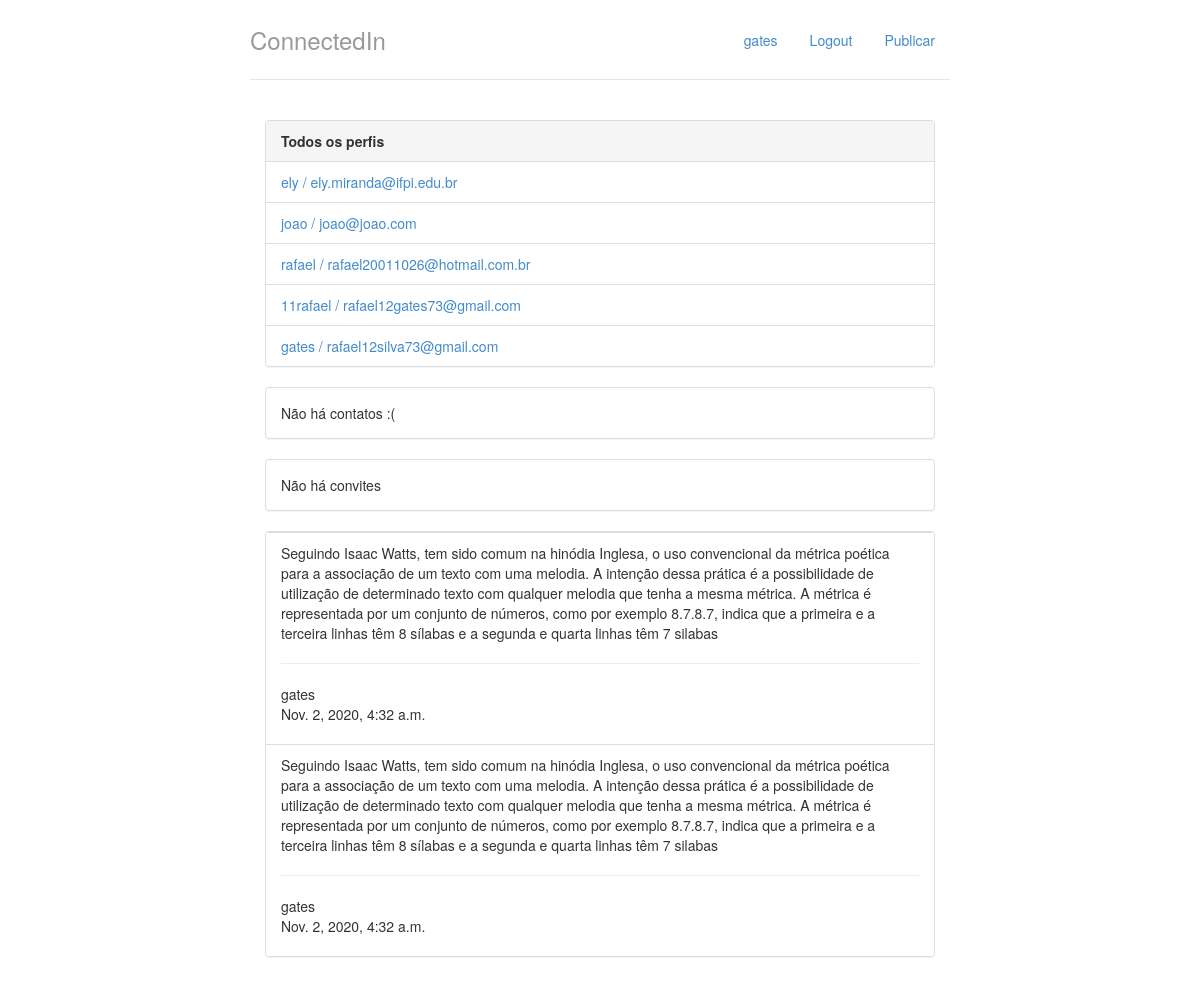
/ (signed in), run on the app's committed database.
### perfis/models.py (models this page shows, shortened)
class Perfil(models.Model):
    nome = models.CharField(max_length=255, null=False)
    telefone = models.CharField(max_length=15, null= False)
    nome_empresa = models.CharField(max_length=255, null=False)
    contatos = models.ManyToManyField('Perfil')
    usuario = models.OneToOneField(User, related_name = 'perfil', on_delete = models.CASCADE)
    criado_em = models.DateTimeField(auto_now_add=True)
    atualizado_em = models.DateTimeField(auto_now=True)
    @property
    def email(self):
        return self.usuario.email
    def __str__(self):
        return self.nome

### timeline/models.py (models this page shows)
class Publicacao(models.Model):
    postagem = models.TextField()
    usuario = models.ForeignKey(Perfil,on_delete=models.CASCADE,related_name='perfis_pub')
    data_publicacao = models.DateTimeField(auto_now=True)
    class Meta:
        ordering = ['-data_publicacao']

### perfis/views.py (the view)
# urls.py: path('', views.index,name='index'),
@login_required
def index(request):
    return render(request, 'index.html', {'perfis': Perfil.objects.all(),
                                          'perfil_logado': get_perfil_logado(request),
                                          'postagens': list_publicacao(get_perfil_logado(request))})

### perfis/views.py (called while the page is built)
def get_perfil_logado(request):
    return request.user.perfil

def list_publicacao(perfil_logado):
    all_pub = Publicacao.objects.all()
    cont = perfil_logado.contatos.all()
    postagens = []
    for postagem in all_pub:
        if (postagem.usuario == perfil_logado):
            postagens.append(postagem)
        for contato in cont:
            if (postagem.usuario.id == contato.id):
                postagens.append(postagem)
    return postagens

### perfis/templates/index.html
{% extends 'base.html' %}
{% block body %}
<div class="col-lg-12">
	<div class="panel panel-default">
		<div class="panel-heading">
			<strong>Todos os perfis</strong>
		</div>
		{% if perfis %}
		<ul class="list-group">
			{% for perfil in perfis %}
				<li class="list-group-item">
					<a href = "{% url 'exibir' perfil.id %}">	{{ perfil.nome }} / {{ perfil.email }}
					</a>
				</li>
			{% endfor %}
		{% else %}
			<p>Não há perfis cadastrados</p>
		{% endif %}
		</ul>
	</div>
    <div class="panel panel-default">
        {% with total=perfil_logado.contatos.count %}
            {% if total %}
                <div class="panel-heading">
                    <strong> {{ total }}
                        Contato{{ total|pluralize }}
                    </strong>
                </div>
                <ul class="list-group">
                    {% for perfil in perfil_logado.contatos.all %}
                        <li class = "list-group-item">
                            <a href = "{% url 'exibir' perfil.id %}">
                                {{ perfil }}
                            </a>
                            <a class="pull-right" href="{% url 'desfazer' perfil.id %}">
                                desfazer amizade
                            </a>
                        </li>
                    {% endfor %}
                </ul>
            {% else %}
                <div class="panel-body">
                    Não há contatos :(
                </div>
            {% endif %}
        {% endwith %}
    </div>
    <div class="panel panel-default">
        {% with total=perfil_logado.convites_recebidos.count %}
            {% if total %}
                <div class="panel-heading">
                    <strong> {{ total }}
                    Convite{{ total|pluralize }} aguardando aprovação</strong>
                </div>
                <ul class="list-group">
                    {% for convite in perfil_logado.convites_recebidos.all %}
                        <li class = "list-group-item">
                           <ul class = "list-inline">
                                <li class = "list-inline-item">
                                    <a href = "{% url 'exibir' convite.solicitante.id %}">
                                        {{convite.solicitante.nome}}
                                    </a>
                                </li>
                                <li class = "list-inline-item pull-right">
                                    <a href = "{% url 'recusar' convite.id %}">recusar</a>
                                </li>
                                <li class = "list-inline-item pull-right">
                                    <a href = "{% url 'aceitar' convite.id %}">aceitar</a>
                                </li>
                        </li>
                    {% endfor %}
                </ul>
            {% else %}
                <div class="panel-body">
                    Não há convites
                </div>
            {% endif %}
        {% endwith %}
    </div>
        <div class="panel panel-default">
            <ul class="list-group">
                {% for postagem in postagens %}
                    <li class = "list-group-item">
                        {{ postagem.postagem }}
                        <hr />
                        {{postagem.usuario}}   <p>{{postagem.data_publicacao}}</p>
                    </li>
                    {% endfor %}
            </ul>
        </div>
</div>
{% endblock %}

### perfis/templates/base.html (shortened to what this page needs)
{% load static %}
<!doctype html>
<html lang = "pt-br">
	<head>
		<link rel="stylesheet"
			 href="{% static 'styles/bootstrap.css' %}">
		<link rel="stylesheet"
			 href="{% static 'styles/main.css' %}">
	</head>
	<body>
		<div class="container">
			<div class = "header">
				<ul class = "nav nav-pills pull-right">
					<li><a href = "{% url 'index' %}">{{ perfil_logado.nome }}</a></li>
					<li><a href = "/logout/">Logout</a></li>
					<li><a href = "{% url 'publicar'%}">Publicar</a></li>
				</ul>
				<h3 class = "text-muted">ConnectedIn</h3>
			</div>
			<div class="row content">
				{% block body%}
				{% endblock %}
			</div>
		</div>
	</body>
</html>

### perfis/static/styles/main.css (style rules this page uses)
body { padding-top: 20px; padding-bottom: 20px; }
.header, .content, .footer { padding-left: 15px; padding-right: 15px; }
.header { border-bottom: 1px solid #e5e5e5; }
.header h3 { margin-top: 0; margin-bottom: 0; line-height: 40px; padding-bottom: 19px; }
@media (min-width: 768px) { .container { max-width: 730px; } }
.content { margin: 40px 0; }
@media screen and (min-width: 768px) { .header, .content, .footer { padding-left: 0; padding-right: 0; } }
@media screen and (min-width: 768px) { .header { margin-bottom: 30px; } }

### data on the page
Perfil: nome "gates", email "rafael12silva73@gmail.com"
Perfil: nome "ely", email "ely.miranda@ifpi.edu.br"
Perfil: nome "joao", email "joao@joao.com"
Perfil: nome "rafael", email "rafael20011026@hotmail.com.br"
Perfil: nome "11rafael", email "rafael12gates73@gmail.com"
Publicacao: postagem "Seguindo Isaac Watts, tem sido comum na hinódia Inglesa, o uso convencional da métrica poética para a associação de um texto com uma melodia. A intenção dessa prática é a possibilidade de utilização de determinado texto com qualquer melodia que tenha a mesma métrica. A métrica é representada por um conjunto de números, como por exemplo 8.7.8.7, indica que a primeira e a terceira linhas têm 8 sílabas e a segunda e quarta linhas têm 7 silabas", usuario "gates", data_publicacao "Nov. 2, 2020, 4:32 a.m."
Publicacao: postagem "Seguindo Isaac Watts, tem sido comum na hinódia Inglesa, o uso convencional da métrica poética para a associação de um texto com uma melodia. A intenção dessa prática é a possibilidade de utilização de determinado texto com qualquer melodia que tenha a mesma métrica. A métrica é representada por um conjunto de números, como por exemplo 8.7.8.7, indica que a primeira e a terceira linhas têm 8 sílabas e a segunda e quarta linhas têm 7 silabas", usuario "gates", data_publicacao "Nov. 2, 2020, 4:32 a.m."
